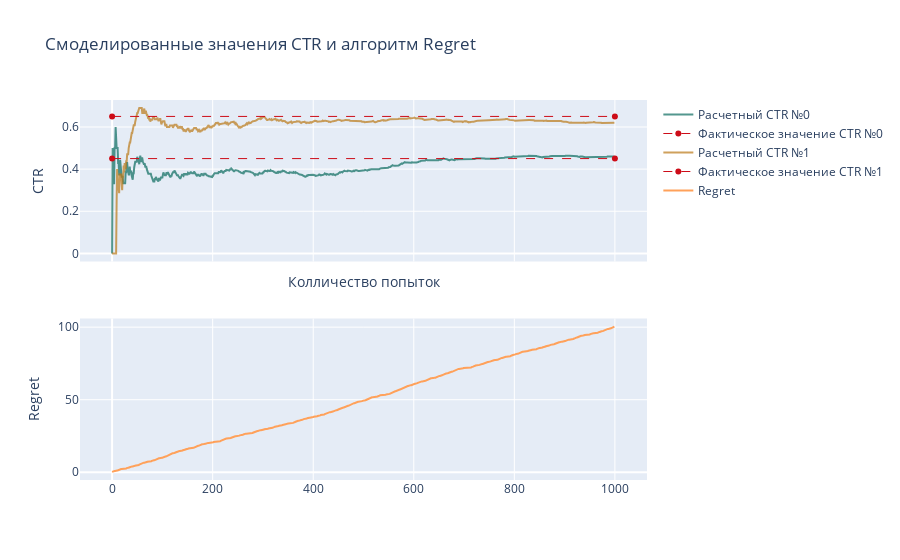

Source (notebook cell):
### Code cell
algorithm_performance()

### Figure 1 — Plotly figure (JSON) as saved in the notebook; plotly's stock layout.template omitted (floating-point values rounded to 4 significant figures; data arrays with more than 128 entries replaced by an {"elided": "..."} marker saying what was removed)
{"data": [{"line": {"color": "rgba(10, 108, 94, .7)", "width": 2}, "name": "Расчетный CTR №0", "type": "scatter", "x": {"elided": "1000 int values"}, "xaxis": "x", "y": {"elided": "1000 float values"}, "yaxis": "y"}, {"line": {"color": "rgb(205, 12, 24)", "dash": "dash", "width": 1}, "name": "Фактическое значение CTR №0", "type": "scatter", "x": [0, 1000], "xaxis": "x", "y": [0.45, 0.45], "yaxis": "y"}, {"line": {"color": "rgba(187, 121, 24, .7)", "width": 2}, "name": "Расчетный CTR №1", "type": "scatter", "x": {"elided": "1000 int values"}, "xaxis": "x", "y": {"elided": "1000 float values"}, "yaxis": "y"}, {"line": {"color": "rgb(205, 12, 24)", "dash": "dash", "width": 1}, "name": "Фактическое значение CTR №1", "type": "scatter", "x": [0, 1000], "xaxis": "x", "y": [0.65, 0.65], "yaxis": "y"}, {"name": "Regret", "type": "scatter", "x": {"elided": "1000 int values"}, "xaxis": "x2", "y": {"elided": "1000 float values"}, "yaxis": "y2"}], "layout": {"title": {"text": "Смоделированные значения CTR и алгоритм Regret"}, "xaxis": {"anchor": "y", "domain": [0, 1], "matches": "x2", "showticklabels": false, "title": {"text": "Колличество попыток"}}, "xaxis2": {"anchor": "y2", "domain": [0, 1]}, "yaxis": {"anchor": "x", "domain": [0.575, 1], "title": {"text": "CTR"}}, "yaxis2": {"anchor": "x2", "domain": [0, 0.425], "title": {"text": "Regret"}}}}
